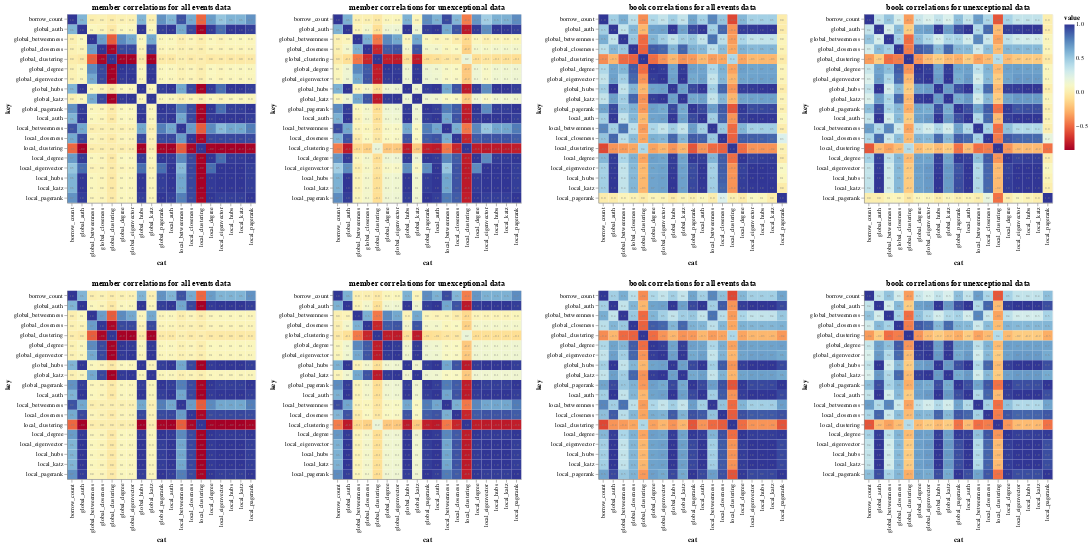

The cell this chart's notebook holds for it:
### Markdown cell above
#### Correlations Between Unipartite Graph Metrics

### Code cell
projected_members_chart = generate_corr_chart(
    projected_members, all_events, 'member correlations for all events data', True)
unexceptional_projected_members_chart = generate_corr_chart(
    unexceptional_projected_members, unexceptional_events, 'member correlations for unexceptional data', True)
projected_books_chart = generate_corr_chart(
    projected_books, all_events, 'book correlations for all events data', False)
unexceptional_projected_books_chart = generate_corr_chart(
    unexceptional_projected_books, unexceptional_events, 'book correlations for unexceptional data', False)

projected_members_chart_subset = generate_corr_chart(
    projected_members.loc[projected_members.component == 0], all_events, 'member correlations for all events data', True)
unexceptional_projected_members_chart_subset = generate_corr_chart(
    unexceptional_projected_members.loc[unexceptional_projected_members.component == 0], unexceptional_events, 'member correlations for unexceptional data', True)
projected_books_chart_subset = generate_corr_chart(
    projected_books.loc[projected_books.component == 0], all_events, 'book correlations for all events data', False)
unexceptional_projected_books_chart_subset = generate_corr_chart(
    unexceptional_projected_books.loc[unexceptional_projected_books.component == 0], unexceptional_events, 'book correlations for unexceptional data', False)

charts = [projected_members_chart, unexceptional_projected_members_chart,
                 projected_books_chart, unexceptional_projected_books_chart]
subset_charts = [projected_members_chart_subset, unexceptional_projected_members_chart_subset,
                 projected_books_chart_subset, unexceptional_projected_books_chart_subset]

alt.vconcat(alt.hconcat(*charts), alt.hconcat(*subset_charts))
